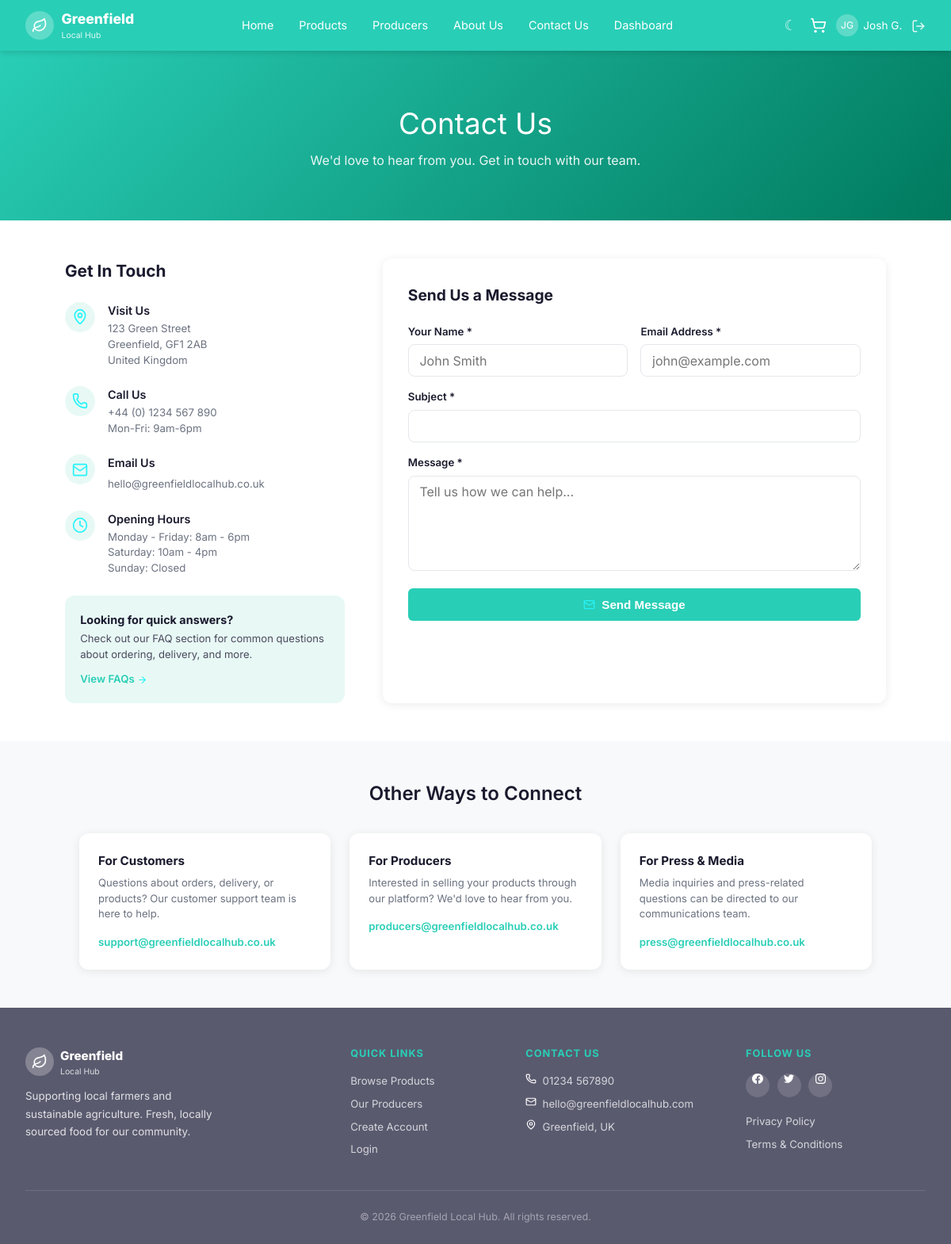
The page /contact (signed in) on the database its author committed.
### model.py (models this page shows, shortened)
class User(db.Model):
    __tablename__ = 'users'
    id = db.Column(db.Integer, primary_key=True)
    first_name = db.Column(db.String(100), nullable=False)
    last_name = db.Column(db.String(100), nullable=False)
    email = db.Column(db.String(200), unique=True, nullable=False)
    password_hash = db.Column(db.String(256), nullable=False)
    role = db.Column(db.String(20), default='customer')  # customer, producer, admin
    phone_number = db.Column(db.String(30))
    address = db.Column(db.Text)
    accessibility_preferences = db.Column(db.Text)
    is_active = db.Column(db.Boolean, default=True)
    security_question = db.Column(db.String(300))
    security_answer = db.Column(db.String(200))
    loyalty_points = db.Column(db.Integer, default=0)
    created_at = db.Column(db.DateTime, default=datetime.utcnow)
    cart_items = db.relationship('CartItem', backref='user', lazy=True,
                                 foreign_keys='CartItem.user_id')
    orders = db.relationship('Order', backref='user', lazy=True)
    @property
    def initials(self):
        return f"{self.first_name[0]}{self.last_name[0]}".upper()

### app.py (the view)
@app.route('/contact', methods=['GET', 'POST'])
def contact():
    if request.method == 'POST':
        flash('Thank you for your message! We will get back to you soon.', 'success')
        return redirect(url_for('contact'))
    return render_template('contact.html')

### app.py (called while the page is built)
def get_current_user():
    if 'user_id' in session:
        return db.session.get(User, session['user_id'])
    return None

def get_cart_count():
    user = get_current_user()
    if user:
        return CartItem.query.filter_by(user_id=user.id).count()
    sid = session.get('guest_sid')
    if sid:
        return CartItem.query.filter_by(session_id=sid).count()
    return 0

@app.context_processor
def inject_globals():
    return {
        'current_user': get_current_user(),
        'cart_count': get_cart_count(),
    }

### templates/contact.html (shortened to what this page needs)
{% extends 'base.html' %}
{% block content %}
<section class="contact-hero">
    <h1>Contact Us</h1>
    <p>We'd love to hear from you. Get in touch with our team.</p>
</section>
<div class="contact-body">
    <div>
        <h2 style="font-size:1.3rem;font-weight:700;margin-bottom:1.5rem;">Get In Touch</h2>
        <div class="contact-info-item">
            <div class="ci-icon"><img src="{{ url_for('static', filename='images/icons/map-pin.svg') }}" alt="location" class="icon-svg"></div>
            <div class="ci-text">
                <h4>Visit Us</h4>
                <p>123 Green Street<br>Greenfield, GF1 2AB<br>United Kingdom</p>
            </div>
        </div>
        <div class="contact-info-item">
            <div class="ci-icon"><img src="{{ url_for('static', filename='images/icons/phone.svg') }}" alt="phone" class="icon-svg"></div>
            <div class="ci-text">
                <h4>Call Us</h4>
                <p>+44 (0) 1234 567 890</p>
                <p>Mon-Fri: 9am-6pm</p>
            </div>
        </div>
        <div class="contact-info-item">
            <div class="ci-icon"><img src="{{ url_for('static', filename='images/icons/mail.svg') }}" alt="mail" class="icon-svg"></div>
            <div class="ci-text">
                <h4>Email Us</h4>
                <a href="mailto:hello@greenfieldlocalhub.co.uk">hello@greenfieldlocalhub.co.uk</a>
            </div>
        </div>
        <div class="contact-info-item">
            <div class="ci-icon"><img src="{{ url_for('static', filename='images/icons/clock-4.svg') }}" alt="clock-4" class="icon-svg"></div>
            <div class="ci-text">
                <h4>Opening Hours</h4>
                <p>Monday - Friday: 8am - 6pm</p>
                <p>Saturday: 10am - 4pm</p>
                <p>Sunday: Closed</p>
            </div>
        </div>
        <div class="faq-box">
            <h4>Looking for quick answers?</h4>
            <p>Check out our FAQ section for common questions about ordering, delivery, and more.</p>
            <a href="#" class="faq-link">View FAQs <img src="{{ url_for('static', filename='images/icons/arrow-right.svg') }}" alt="arrow right" class="icon-svg"></a>
        </div>
    </div>
    <div class="contact-form-card">
        <h2>Send Us a Message</h2>
        <form method="POST" action="{{ url_for('contact') }}">
            <div class="form-row-2">
                <div class="form-group">
                    <label for="name">Your Name *</label>
                    <input type="text" id="name" name="name" placeholder="John Smith" required>
                </div>
                <div class="form-group">
                    <label for="email">Email Address *</label>
                    <input type="email" id="email" name="email" placeholder="john@example.com" required>
                </div>
            </div>
            <div class="form-group">
                <label for="subject">Subject *</label>
                <input type="text" id="subject" name="subject" required>
            </div>
            <div class="form-group">
                <label for="message">Message *</label>
                <textarea id="message" name="message"
                          placeholder="Tell us how we can help..." required></textarea>
            </div>
            <button type="submit" class="btn-send"><img src="{{ url_for('static', filename='images/icons/mail.svg') }}" alt="mail" class="icon-svg"> Send Message</button>
        </form>
    </div>
</div>
<section class="connect-section">
    <div class="container">
        <h2 class="sec-title">Other Ways to Connect</h2>
        <div class="connect-grid">
            <div class="connect-card">
                <h3>For Customers</h3>
                <p>Questions about orders, delivery, or products? Our customer support team is here to help.</p>
                <a href="mailto:support@greenfieldlocalhub.co.uk">support@greenfieldlocalhub.co.uk</a>
            </div>
            <div class="connect-card">
                <h3>For Producers</h3>
                <p>Interested in selling your products through our platform? We'd love to hear from you.</p>
                <a href="mailto:producers@greenfieldlocalhub.co.uk">producers@greenfieldlocalhub.co.uk</a>
            </div>
            <div class="connect-card">
                <h3>For Press & Media</h3>
                <p>Media inquiries and press-related questions can be directed to our communications team.</p>
                <a href="mailto:press@greenfieldlocalhub.co.uk">press@greenfieldlocalhub.co.uk</a>
            </div>
        </div>
    </div>
</section>
{% endblock %}

### templates/base.html (shortened to what this page needs)
<!DOCTYPE html>
<html lang="en">
<head>
    <link rel="stylesheet" href="{{ url_for('static', filename='css/style.css') }}">
</head>
<body>
<nav class="navbar">
    <a href="{{ url_for('index') }}" class="nav-logo">
        <div class="logo-icon"><img src="{{ url_for('static', filename='images/icons/leaf.svg') }}" alt="leaf" class="icon-svg"></div>
        <div>
            <span class="logo-text-main">Greenfield</span>
            <span class="logo-text-sub">Local Hub</span>
        </div>
    </a>
    <div class="nav-links" id="nav-links">
        <a href="{{ url_for('index') }}">Home</a>
        <a href="{{ url_for('products') }}">Products</a>
        <a href="{{ url_for('producers') }}">Producers</a>
        <a href="{{ url_for('about') }}">About Us</a>
        <a href="{{ url_for('contact') }}">Contact Us</a>
        {% if current_user %}
        <a href="{{ url_for('dashboard_' ~ current_user.role) }}">Dashboard</a>
        {% endif %}
    </div>
    <div class="nav-right">
        <button id="theme-toggle" class="theme-btn" title="Toggle dark mode">☾</button>
        <a href="{{ url_for('cart') }}" class="nav-cart">
            <img src="{{ url_for('static', filename='images/icons/shopping-cart.svg') }}" alt="cart" class="icon-svg">
        </a>
        {% if current_user %}
        <div class="nav-user-info">
            <div class="nav-user-icon">{{ current_user.initials }}</div>
            <span>{{ current_user.first_name }} {{ current_user.last_name[0] }}.</span>
        </div>
        <a href="{{ url_for('logout') }}" class="nav-logout" title="Logout"><img src="{{ url_for('static', filename='images/icons/log-out.svg') }}" alt="log-out" class="icon-svg"></a>
        {% else %}
        <a href="{{ url_for('login') }}" class="btn-nav-login">Login</a>
        <a href="{{ url_for('register') }}" class="btn-nav-register">Register</a>
        {% endif %}
    </div>
</nav>
{% block content %}{% endblock %}
<footer class="footer">
    <div class="footer-inner">
        <div class="footer-brand">
            <div class="brand-logo">
                <div class="logo-icon"><img src="{{ url_for('static', filename='images/icons/leaf.svg') }}" alt="leaf" class="icon-svg"></div>
                <div>
                    <span style="font-size:.95rem; font-weight:800;">Greenfield</span>
                    <span style="font-size:.65rem; font-weight:400; opacity:.8; display:block;">Local Hub</span>
                </div>
            </div>
            <p>Supporting local farmers and sustainable agriculture. Fresh, locally sourced food for our community.</p>
        </div>
        <div class="footer-col">
            <h4>Quick Links</h4>
            <a href="{{ url_for('products') }}">Browse Products</a>
            <a href="{{ url_for('producers') }}">Our Producers</a>
            <a href="{{ url_for('register') }}">Create Account</a>
            <a href="{{ url_for('login') }}">Login</a>
        </div>
        <div class="footer-col">
            <h4>Contact Us</h4>
            <span><img src="{{ url_for('static', filename='images/icons/phone.svg') }}" alt="phone" class="icon-svg"> 01234 567890</span>
            <span><img src="{{ url_for('static', filename='images/icons/mail.svg') }}" alt="mail" class="icon-svg"> hello@greenfieldlocalhub.com</span>
            <span><img src="{{ url_for('static', filename='images/icons/map-pin.svg') }}" alt="location" class="icon-svg"> Greenfield, UK</span>
        </div>
        <div class="footer-col">
            <h4>Follow Us</h4>
            <div class="footer-social">
                <a href="https://en-gb.facebook.com/" class="soc-icon"><img src="{{ url_for('static', filename='images/icons/facebook.svg') }}" alt="facebook" class="icon-svg"></a>
                <a href="https://x.com/?lang=en-gb" class="soc-icon"><img src="{{ url_for('static', filename='images/icons/twitter.svg') }}" alt="twitter" class="icon-svg"></a>
                <a href="https://www.instagram.com/" class="soc-icon"><img src="{{ url_for('static', filename='images/icons/instagram.svg') }}" alt="instagram" class="icon-svg"></a>
            </div>
            <a href="{{ url_for('privacy') }}">Privacy Policy</a>
            <a href="{{ url_for('terms') }}">Terms & Conditions</a>
        </div>
    </div>
    <div class="footer-bottom">
        &copy; 2026 Greenfield Local Hub. All rights reserved.
    </div>
</footer>
</body>
</html>

### rows shown on the page
User: initials "JG", first_name "Josh", last_name "G"
